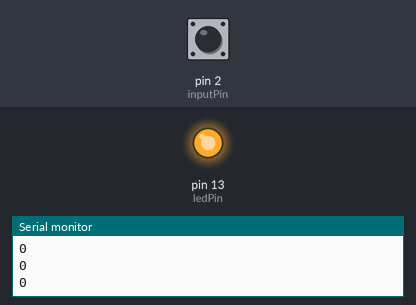
A sketch run on a simulated Arduino Uno, built with avr-gcc and run on an emulated ATmega328P. Parts: output pins drawn as LEDs (lit = HIGH), the last lines printed to the serial monitor. The test bench sets the inputs (shaded band); at power-on: pin 2 (inputPin) HIGH.

Above: at 1.2 s.
1.3 s: pin 2 (inputPin) pulled LOW for 0.15 s
At 1.55 s:
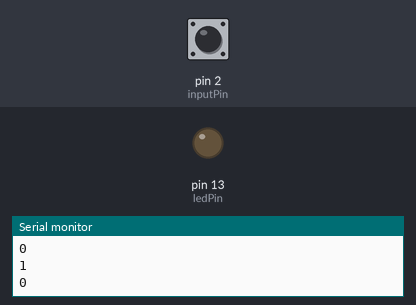
3.1 s: pin 2 (inputPin) pulled LOW for 1 s
At 6.0 s:
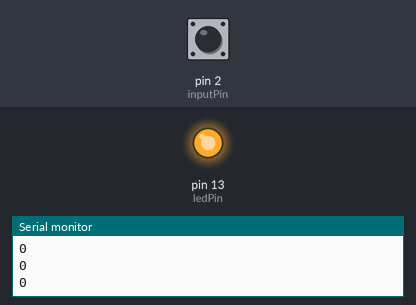
6.5 s: pin 2 (inputPin) pulled LOW for 3.2 s
At 10.9 s:
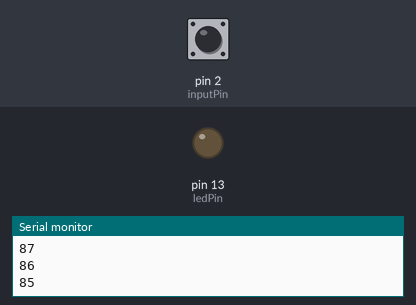
Timing chart, 0 to 20.9 s (numbered marks = the images above; inputs shaded):
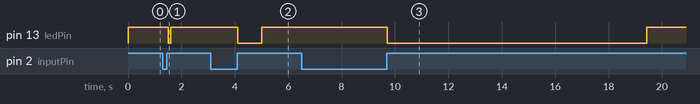

The sketch:

push_button_timer.ino
```cpp
/*
  Countdown timer
*/


const int ledPin = 13;
const int inputPin = 2;

const int debounceTime = 20; // time in milliseconds required for stable switch

const int fastIncrement = 1000; // increment faster after this many m seconds

const int vFastIncrement = 4000; // increment even faster after this many

int count = 0; //

void setup() {
  pinMode(ledPin, OUTPUT);
  pinMode(inputPin, INPUT);
  digitalWrite(inputPin, HIGH); // Turn on internal pull-up
  Serial.begin(9600);
}

void loop() {
  int duration = switchTime();

  if(duration > vFastIncrement) {
    count = count + 10;
  } else if (duration > fastIncrement) {
    count = count + 4;
  } else if (duration > debounceTime) {
    count = count + 1;
  } else {
    // switch not pressed
    if (count == 0) {
      digitalWrite(ledPin, HIGH);
    } else {
      digitalWrite(ledPin, LOW);
      count = count - 1;
    }
  }
  Serial.println(count);
  delay(100);
}

// return time in milliseconds that the switch has been pressed
long switchTime() {
  static unsigned long startTime = 0;

  static boolean state;

  if(digitalRead(inputPin) != state) {
    state = ! state;
    startTime = millis();
  }
  if (state == LOW){
    return millis() - startTime; // switch pushed, return time in milliseconds
  } else {
    return 0;
  }
}
```

Measured:
- after the input at 1.3 s, pin 13 (ledPin): HIGH → LOW after 0.20 s, → HIGH 0.10 s later
- after the input at 3.1 s, pin 13 (ledPin): HIGH → LOW after 1.0 s, → HIGH 0.90 s later
- after the input at 6.5 s, pin 13 (ledPin): HIGH → LOW after 3.2 s, → HIGH 9.7 s later
